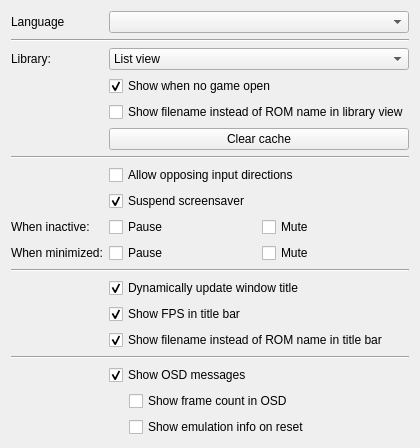
     <widget class="QWidget" name="interface_2">
      <layout class="QFormLayout" name="formLayout_4">
       <item row="0" column="0">
        <widget class="QLabel" name="label_26">
         <property name="text">
          <string>Language</string>
         </property>
        </widget>
       </item>
       <item row="0" column="1">
        <widget class="QComboBox" name="languages"/>
       </item>
       <item row="1" column="0" colspan="2">
        <widget class="Line" name="line_10">
         <property name="orientation">
          <enum>Qt::Horizontal</enum>
         </property>
        </widget>
       </item>
       <item row="2" column="0">
        <widget class="QLabel" name="label_6">
         <property name="text">
          <string>Library:</string>
         </property>
        </widget>
       </item>
       <item row="2" column="1">
        <widget class="QComboBox" name="libraryStyle">
         <item>
          <property name="text">
           <string>List view</string>
          </property>
         </item>
         <item>
          <property name="text">
           <string>Tree view</string>
          </property>
         </item>
        </widget>
       </item>
       <item row="3" column="1">
        <widget class="QCheckBox" name="showLibrary">
         <property name="text">
          <string>Show when no game open</string>
         </property>
         <property name="checked">
          <bool>true</bool>
         </property>
        </widget>
       </item>
       <item row="4" column="1">
        <widget class="QCheckBox" name="showFilenameInLibrary">
         <property name="text">
          <string>Show filename instead of ROM name in library view</string>
         </property>
        </widget>
       </item>
       <item row="5" column="1">
        <widget class="QPushButton" name="clearCache">
         <property name="text">
          <string>Clear cache</string>
         </property>
        </widget>
       </item>
       <item row="6" column="0" colspan="2">
        <widget class="Line" name="line_8">
         <property name="orientation">
          <enum>Qt::Horizontal</enum>
         </property>
        </widget>
       </item>
       <item row="7" column="1">
        <widget class="QCheckBox" name="allowOpposingDirections">
         <property name="text">
          <string>Allow opposing input directions</string>
         </property>
        </widget>
       </item>
       <item row="8" column="1">
        <widget class="QCheckBox" name="suspendScreensaver">
         <property name="text">
          <string>Suspend screensaver</string>
         </property>
         <property name="checked">
          <bool>true</bool>
         </property>
        </widget>
       </item>
       <item row="9" column="0">
        <widget class="QLabel" name="label_41">
         <property name="text">
          <string>When inactive:</string>
         </property>
        </widget>
       </item>
       <item row="9" column="1">
        <layout class="QHBoxLayout" name="horizontalLayout_21">
         <item>
          <widget class="QCheckBox" name="pauseOnFocusLost">
           <property name="text">
            <string>Pause</string>
           </property>
          </widget>
         </item>
         <item>
          <widget class="QCheckBox" name="muteOnFocusLost">
           <property name="text">
            <string>Mute</string>
           </property>
          </widget>
         </item>
        </layout>
       </item>
       <item row="10" column="0">
        <widget class="QLabel" name="label_42">
         <property name="text">
          <string>When minimized:</string>
         </property>
        </widget>
       </item>
       <item row="10" column="1">
        <layout class="QHBoxLayout" name="horizontalLayout_24">
         <item>
          <widget class="QCheckBox" name="pauseOnMinimize">
           <property name="text">
            <string>Pause</string>
           </property>
          </widget>
         </item>
         <item>
          <widget class="QCheckBox" name="muteOnMinimize">
           <property name="text">
            <string>Mute</string>
           </property>
          </widget>
         </item>
        </layout>
       </item>
       <item row="11" column="0" colspan="2">
        <widget class="Line" name="line_17">
         <property name="orientation">
          <enum>Qt::Horizontal</enum>
         </property>
        </widget>
       </item>
       <item row="12" column="1">
        <widget class="QCheckBox" name="dynamicTitle">
         <property name="text">
          <string>Dynamically update window title</string>
         </property>
         <property name="checked">
          <bool>true</bool>
         </property>
        </widget>
       </item>
       <item row="13" column="1">
        <widget class="QCheckBox" name="showFps">
         <property name="text">
          <string>Show FPS in title bar</string>
         </property>
         <property name="checked">
          <bool>true</bool>
         </property>
        </widget>
       </item>
       <item row="14" column="1">
        <widget class="QCheckBox" name="showFilename">
         <property name="text">
          <string>Show filename instead of ROM name in title bar</string>
         </property>
         <property name="checked">
          <bool>true</bool>
         </property>
        </widget>
       </item>
       <item row="15" column="0" colspan="2">
        <widget class="Line" name="line_18">
         <property name="orientation">
          <enum>Qt::Horizontal</enum>
         </property>
        </widget>
       </item>
       <item row="16" column="1">
        <widget class="QCheckBox" name="showOSD">
         <property name="text">
          <string>Show OSD messages</string>
         </property>
         <property name="checked">
          <bool>true</bool>
         </property>
        </widget>
       </item>
       <item row="17" column="1">
        <layout class="QVBoxLayout" name="osdDisplay">
         <property name="leftMargin">
          <number>20</number>
         </property>
         <item>
          <widget class="QCheckBox" name="showFrameCounter">
           <property name="text">
            <string>Show frame count in OSD</string>
           </property>
          </widget>
         </item>
         <item>
          <widget class="QCheckBox" name="showResetInfo">
           <property name="text">
            <string>Show emulation info on reset</string>
           </property>
          </widget>
         </item>
        </layout>
       </item>
      </layout>
     </widget>
